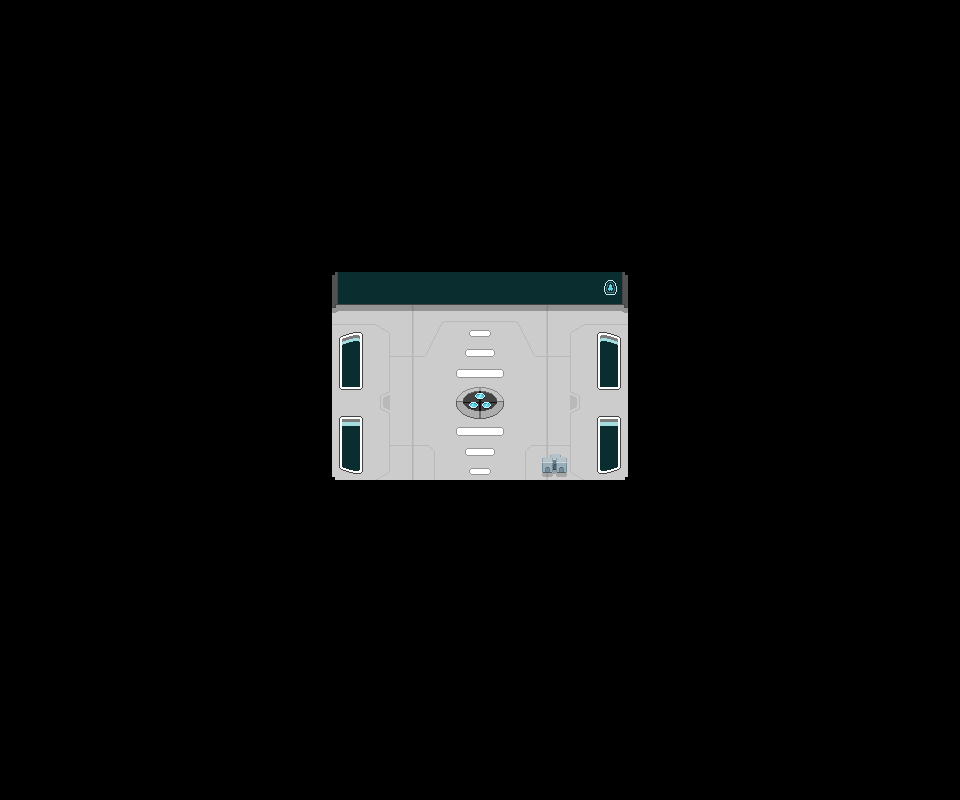

Rendered tile map (Tiled .tmx) drawn with the repository's tilesets; below, a short description and the map source with its tile grids summarised:
An orthogonal 60x50 tile map with 16x16 px tiles, 3 tile layers (tiles, walls, ground), 2 tilesets and 10 objects (2x collisionObject, npc, universePortalPosition, playerPortalPosition, initialPlayerPosition).

<map version="1.2" tiledversion="1.2.1" orientation="orthogonal" renderorder="right-down" width="60" height="50" tilewidth="16" tileheight="16" infinite="0" nextlayerid="6" nextobjectid="25">
 <tileset firstgid="1" source="action rpg.tsx" />
 <tileset firstgid="23" source="home-base.tsx" />
 <layer id="1" name="tiles" width="60" height="50">
  <data>[3000 cells, 1 non-empty, 1 distinct tile ids]</data>
 </layer>
 <layer id="5" name="walls" width="60" height="50">
  <data>[3000 cells, 0 non-empty, 0 distinct tile ids]</data>
 </layer>
 <objectgroup color="#ffff7f" id="2" name="collisions">
  <object id="1" type="collisionObject" x="320" y="287" width="12" height="206" />
  <object id="2" type="collisionObject" x="628" y="286" width="12" height="207" />
  <object id="14" x="542" y="457" width="25" height="16" />
  <object id="15" x="332" y="480" width="296" height="13" />
  <object id="16" x="332" y="287" width="296" height="17" />
  <object id="17" x="550" y="454" width="11" height="3" />
 </objectgroup>
 <objectgroup color="#ff00ff" id="3" name="objects">
  <object id="20" name="Lisa, the quest master" type="npc" x="416" y="336" width="16" height="16">
   <properties>
    <property name="id" value="questMaster" />
   </properties>
  </object>
  <object id="22" name="universePortalPosition" x="480" y="403">
   <point />
  </object>
  <object id="23" name="playerPortalPosition" x="404" y="433">
   <point />
  </object>
  <object id="24" name="initialPlayerPosition" x="480" y="449">
   <point />
  </object>
 </objectgroup>
 <layer id="4" name="ground" width="60" height="50">
  <data>[3000 cells, 0 non-empty, 0 distinct tile ids]</data>
 </layer>
</map>
